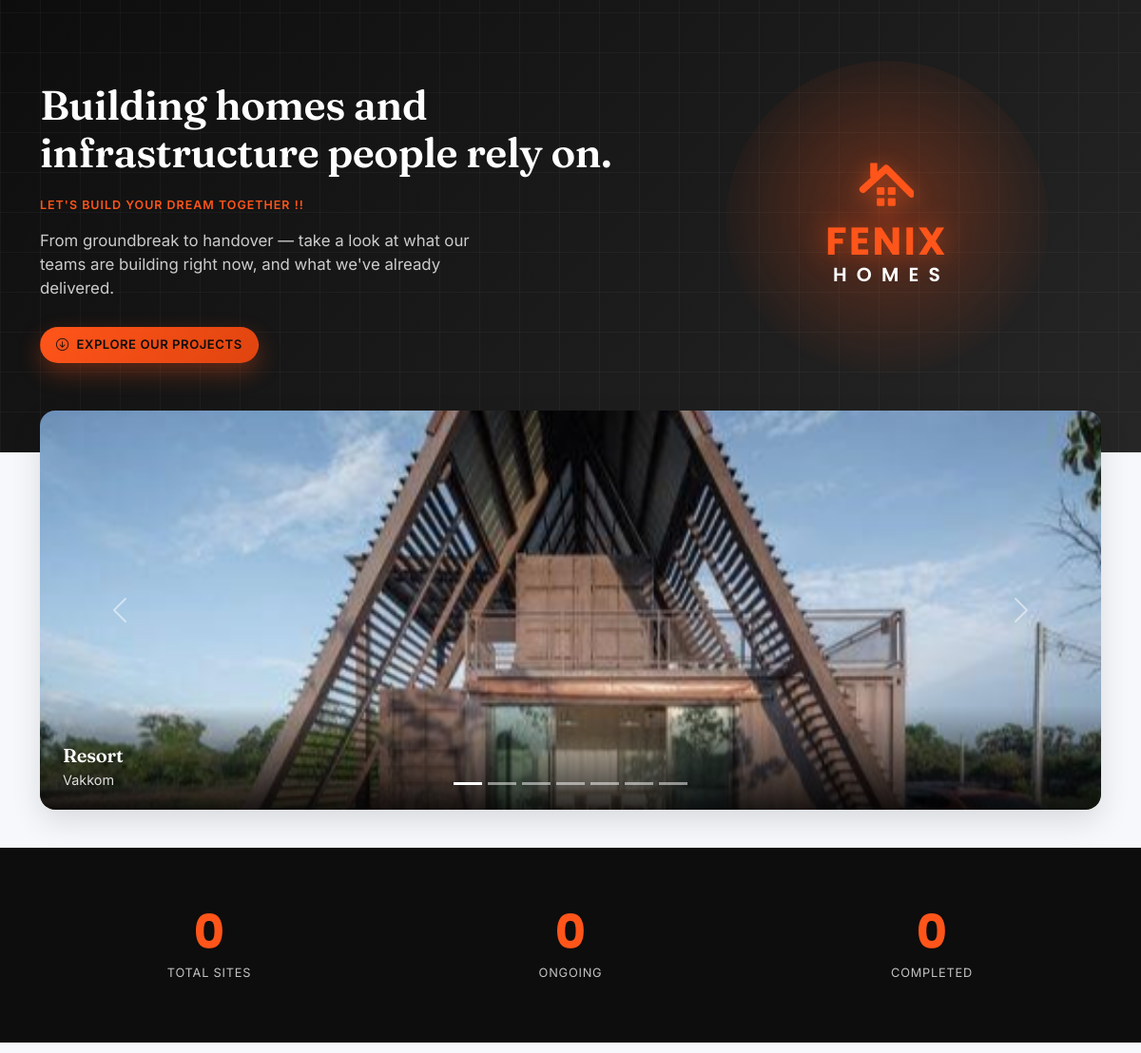
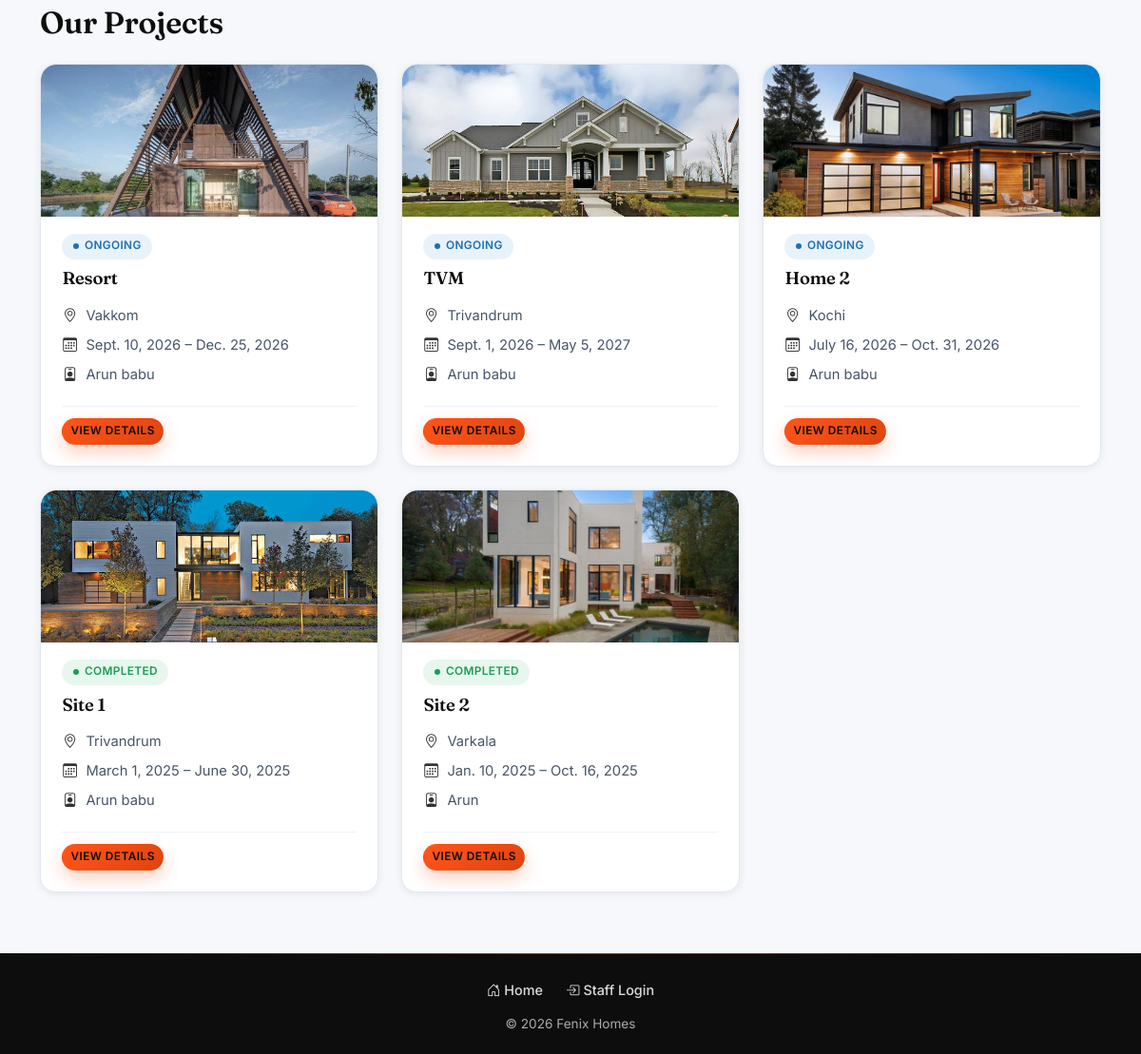
The page / on the database its author committed (2 pictures, top to bottom).
### sites/models.py (models this page shows, shortened)
class SiteImage(models.Model):
    site = models.ForeignKey(ConsructionSite, related_name='images', on_delete=models.CASCADE)
    image = models.ImageField(upload_to='site_photos/%Y/%m/')
    caption = models.CharField(max_length=255, blank=True)
    uploaded_at = models.DateTimeField(auto_now_add=True)
    class Meta:
        ordering = ['-uploaded_at']

class ConsructionSite(models.Model):
    name = models.CharField(max_length=255)
    location = models.CharField(max_length=255)
    start_date = models.DateField()
    end_date = models.DateField(null=True, blank=True)
    budget = models.DecimalField(max_digits=30, decimal_places=10)
    engineer_incharge = models.CharField(max_length=100)
    remarks = models.TextField(blank=True)
    @property
    def status(self):
        today = datetime.date.today()
        if self.end_date and self.end_date < today:
            return "Completed"
        if self.start_date and self.start_date > today:
            return "Planned"
        return "Ongoing"

### sites/views.py (the view)
# urls.py: path('', views.public_home, name='home'),
def public_home(request):
    sites = ConsructionSite.objects.all().order_by('-start_date')
    carousel_images = SiteImage.objects.select_related('site').order_by('-uploaded_at')[:8]
    context = {'sites': sites, 'carousel_images': carousel_images}
    context.update(_site_stats(sites))
    return render(request, 'sites/public_home.html', context)

### sites/views.py (called while the page is built)
def _site_stats(sites):
    total_sites = sites.count()
    ongoing = sum(1 for s in sites if s.status == 'Ongoing')
    completed = sum(1 for s in sites if s.status == 'Completed')
    planned = sum(1 for s in sites if s.status == 'Planned')
    total_budget = sites.aggregate(total=Sum('budget'))['total'] or 0
    return {
        'total_sites': total_sites,
        'ongoing': ongoing,
        'completed': completed,
        'planned': planned,
        'total_budget': total_budget,
    }

### sites/templates/sites/public_home.html (shortened to what this page needs)
{% extends 'sites/base.html' %}
{% load humanize static %}
{% block content %}
<section class="fx-hero">
    <div class="container">
        <div class="row align-items-center gy-4">
            <div class="col-lg-7">
                <h1>Building homes and infrastructure people rely on.</h1>
                <p class="fx-eyebrow"> Let's build your dream together !! </p>
                <p class="fx-hero-sub">From groundbreak to handover — take a look at what our teams are building right now, and what we've already delivered.</p>
                <a href="#our-projects" class="btn btn-amber btn-lg fx-hero-cta">
                    <i class="bi bi-arrow-down-circle me-1"></i> Explore Our Projects
                </a>
            </div>
            <div class="col-lg-5">
                <div class="fx-hero-logo-wrap">
                    <div class="fx-hero-wordmark">
                        <span class="fx-hero-wordmark-fenix">FENIX</span>
                        <span class="fx-hero-wordmark-homes">HOMES</span>
                    </div>
                </div>
            </div>
        </div>
    </div>
</section>
<section class="container fx-carousel-wrap">
    {% if carousel_images %}
        <div id="fxCarousel" class="carousel slide fx-carousel" data-bs-ride="carousel">
            <div class="carousel-indicators">
                {% for img in carousel_images %}
                    <button type="button" data-bs-target="#fxCarousel" data-bs-slide-to="{{ forloop.counter0 }}"
                            class="{% if forloop.first %}active{% endif %}"
                            {% if forloop.first %}aria-current="true"{% endif %}
                            aria-label="Slide {{ forloop.counter }}"></button>
                {% endfor %}
            </div>
            <div class="carousel-inner">
                {% for img in carousel_images %}
                    <div class="carousel-item {% if forloop.first %}active{% endif %}">
                        <img src="{{ img.image.url }}" alt="{{ img.caption|default:img.site.name }}">
                        <div class="carousel-caption">
                            <h5>{{ img.site.name }}</h5>
                            <p>{{ img.caption|default:img.site.location }}</p>
                        </div>
                    </div>
                {% endfor %}
            </div>
            {% if carousel_images|length > 1 %}
                <button class="carousel-control-prev" type="button" data-bs-target="#fxCarousel" data-bs-slide="prev">
                    <span class="carousel-control-prev-icon" aria-hidden="true"></span>
                </button>
                <button class="carousel-control-next" type="button" data-bs-target="#fxCarousel" data-bs-slide="next">
                    <span class="carousel-control-next-icon" aria-hidden="true"></span>
                </button>
            {% endif %}
        </div>
    {% else %}
        <div class="fx-carousel-empty">
            <i class="bi bi-images"></i>
            <p>Project photos will appear here once the team uploads them.</p>
        </div>
    {% endif %}
</section>
<section class="fx-counters">
    <p>
    <div class="container">
        <div class="row g-4 text-center">
            <div class="col-4">
                <div class="fx-counter-item">
                    <div class="fx-counter-value fx-counter" data-target="{{ total_sites }}">0</div>
                    <div class="fx-counter-label">Total Sites</div>
                </div>
            </div>
            <div class="col-4">
                <div class="fx-counter-item">
                    <div class="fx-counter-value fx-counter" data-target="{{ ongoing }}">0</div>
                    <div class="fx-counter-label">Ongoing</div>
                </div>
            </div>
            <div class="col-4">
                <div class="fx-counter-item">
                    <div class="fx-counter-value fx-counter" data-target="{{ completed }}">0</div>
                    <div class="fx-counter-label">Completed</div>
                </div>
            </div>
        </div>
    </div>
    </p>
</section>
<section class="container fx-sites" id="our-projects">
    <div class="d-flex justify-content-between align-items-end mb-3 flex-wrap gap-2">
        <h2 class="fx-section">Our Projects</h2>
    </div>
    {% if sites %}
        <div class="row g-4">
            {% for site in sites %}
                <div class="col-md-6 col-lg-4">
                    <div class="fx-card h-100">
                        <div class="fx-card-media">
                            {% with img=site.images.first %}
                                {% if img %}
                                    <img src="{{ img.image.url }}" alt="{{ site.name }}">
                                {% else %}
                                    <div class="fx-card-media-placeholder"><i class="bi bi-building"></i></div>
                                {% endif %}
                            {% endwith %}
                        </div>
                        <div class="fx-card-top">
                            <span class="fx-badge fx-badge-{{ site.status|lower }}">{{ site.status }}</span>
                        </div>
                        <h5 class="fx-card-title">
                            <a href="{% url 'site_detail' site.id %}">{{ site.name }}</a>
                        </h5>
                        <ul class="fx-meta-list">
                            <li><i class="bi bi-geo-alt"></i> {{ site.location }}</li>
                            <li>
                                <i class="bi bi-calendar3"></i>
                                {{ site.start_date }}{% if site.end_date %} &ndash; {{ site.end_date }}{% endif %}
                            </li>
                            <li><i class="bi bi-person-badge"></i> {{ site.engineer_incharge }}</li>
                        </ul>
                        <div class="fx-card-actions">
                            <a href="{% url 'site_detail' site.id %}" class="btn btn-view-details btn-sm"><div><l>
                                View Details</l></div>
                            </a>
                        </div>
                    </div>
                </div>
            {% endfor %}
        </div>
    {% else %}
        <div class="fx-empty">
            <i class="bi bi-building-add"></i>
            <h4>No projects to show yet</h4>
            <p>Check back soon — new projects will appear here as they're added.</p>
        </div>
    {% endif %}
</section>
{% endblock %}

### sites/templates/sites/base.html (shortened to what this page needs)
{% load static %}<!DOCTYPE html>
<html lang="en">
<head>
    <link href="https://cdn.jsdelivr.net/npm/bootstrap@5.3.3/dist/css/bootstrap.min.css" rel="stylesheet">
    <link href="https://cdn.jsdelivr.net/npm/bootstrap-icons@1.11.3/font/bootstrap-icons.css" rel="stylesheet">
    <link href="{% static 'sites/css/style.css' %}" rel="stylesheet">
</head>
<body>
<main class="fx-main">
    {% block content %}{% endblock %}
</main>
<footer class="fx-footer">
    <div class="container text-center">
        <div class="fx-footer-nav">
            <a class="fx-footer-link" href="{% url 'home' %}">
                <i class="bi bi-house-door me-1"></i>Home
            </a>
            {% if not user.is_authenticated or not user.is_staff %}
                <a class="fx-footer-link" href="{% url 'login' %}">
                    <i class="bi bi-box-arrow-in-right me-1"></i>Staff Login
                </a>
            {% endif %}
        </div>
        <p class="mb-0">&copy; {% now "Y" %} Fenix Homes </p>
    </div>
</footer>
</body>
</html>

### rows shown on the page
SiteImage: image (picture), site.name "Resort", caption "Vakkom"
ConsructionSite: images.first.image (picture), status "ONGOING", name "Resort", location "Vakkom", start_date "Sept. 10, 2026", end_date "Dec. 25, 2026", engineer_incharge "Arun babu"
ConsructionSite: images.first.image (picture), status "ONGOING", name "TVM", location "Trivandrum", start_date "Sept. 1, 2026", end_date "May 5, 2027", engineer_incharge "Arun babu"
ConsructionSite: images.first.image (picture), status "ONGOING", name "Home 2", location "Kochi", start_date "July 16, 2026", end_date "Oct. 31, 2026", engineer_incharge "Arun babu"
ConsructionSite: images.first.image (picture), status "COMPLETED", name "Site 1", location "Trivandrum", start_date "March 1, 2025", end_date "June 30, 2025", engineer_incharge "Arun babu"
ConsructionSite: images.first.image (picture), status "COMPLETED", name "Site 2", location "Varkala", start_date "Jan. 10, 2025", end_date "Oct. 16, 2025", engineer_incharge "Arun"
